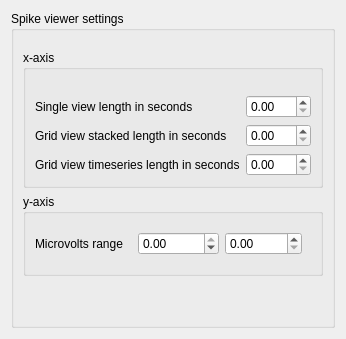
                    <widget class="QWidget" name="spikeSettings">
                     <layout class="QVBoxLayout" name="verticalLayout_15">
                      <item>
                       <widget class="QGroupBox" name="groupBox_5">
                        <property name="title">
                         <string>Spike viewer settings</string>
                        </property>
                        <layout class="QVBoxLayout" name="verticalLayout_25">
                         <item>
                          <spacer name="verticalSpacer_6">
                           <property name="orientation">
                            <enum>Qt::Vertical</enum>
                           </property>
                           <property name="sizeType">
                            <enum>QSizePolicy::Preferred</enum>
                           </property>
                           <property name="sizeHint" stdset="0">
                            <size>
                             <width>20</width>
                             <height>10</height>
                            </size>
                           </property>
                          </spacer>
                         </item>
                         <item>
                          <widget class="QGroupBox" name="groupBox_6">
                           <property name="title">
                            <string>x-axis</string>
                           </property>
                           <layout class="QFormLayout" name="formLayout_2">
                            <item row="1" column="0">
                             <widget class="QLabel" name="label_13">
                              <property name="text">
                               <string>Single view length in seconds</string>
                              </property>
                             </widget>
                            </item>
                            <item row="1" column="1">
                             <widget class="QDoubleSpinBox" name="spikeSingleViewLen">
                              <property name="maximum">
                               <double>300.000000000000000</double>
                              </property>
                             </widget>
                            </item>
                            <item row="2" column="0">
                             <widget class="QLabel" name="label_14">
                              <property name="text">
                               <string>Grid view stacked length in seconds</string>
                              </property>
                             </widget>
                            </item>
                            <item row="2" column="1">
                             <widget class="QDoubleSpinBox" name="spikeGridStackedViewLen">
                              <property name="maximum">
                               <double>300.000000000000000</double>
                              </property>
                             </widget>
                            </item>
                            <item row="3" column="0">
                             <widget class="QLabel" name="label_15">
                              <property name="text">
                               <string>Grid view timeseries length in seconds</string>
                              </property>
                             </widget>
                            </item>
                            <item row="3" column="1">
                             <widget class="QDoubleSpinBox" name="spikeGridTSViewLen">
                              <property name="maximum">
                               <double>300.000000000000000</double>
                              </property>
                             </widget>
                            </item>
                            <item row="0" column="1">
                             <spacer name="verticalSpacer_8">
                              <property name="orientation">
                               <enum>Qt::Vertical</enum>
                              </property>
                              <property name="sizeType">
                               <enum>QSizePolicy::Preferred</enum>
                              </property>
                              <property name="sizeHint" stdset="0">
                               <size>
                                <width>20</width>
                                <height>10</height>
                               </size>
                              </property>
                             </spacer>
                            </item>
                           </layout>
                          </widget>
                         </item>
                         <item>
                          <widget class="QGroupBox" name="groupBox_7">
                           <property name="title">
                            <string>y-axis</string>
                           </property>
                           <layout class="QGridLayout" name="gridLayout_4">
                            <item row="0" column="0">
                             <widget class="QLabel" name="label_16">
                              <property name="text">
                               <string>Microvolts range</string>
                              </property>
                             </widget>
                            </item>
                            <item row="0" column="1">
                             <widget class="QWidget" name="widget_17" native="true">
                              <layout class="QHBoxLayout" name="horizontalLayout_19">
                               <item>
                                <widget class="QDoubleSpinBox" name="spikeMinRange">
                                 <property name="minimum">
                                  <double>-10000.000000000000000</double>
                                 </property>
                                 <property name="maximum">
                                  <double>0.000000000000000</double>
                                 </property>
                                </widget>
                               </item>
                               <item>
                                <widget class="QDoubleSpinBox" name="spikeMaxRange">
                                 <property name="maximum">
                                  <double>10000.000000000000000</double>
                                 </property>
                                </widget>
                               </item>
                              </layout>
                             </widget>
                            </item>
                           </layout>
                          </widget>
                         </item>
                         <item>
                          <spacer name="verticalSpacer_7">
                           <property name="orientation">
                            <enum>Qt::Vertical</enum>
                           </property>
                           <property name="sizeHint" stdset="0">
                            <size>
                             <width>20</width>
                             <height>40</height>
                            </size>
                           </property>
                          </spacer>
                         </item>
                        </layout>
                       </widget>
                      </item>
                     </layout>
                    </widget>
